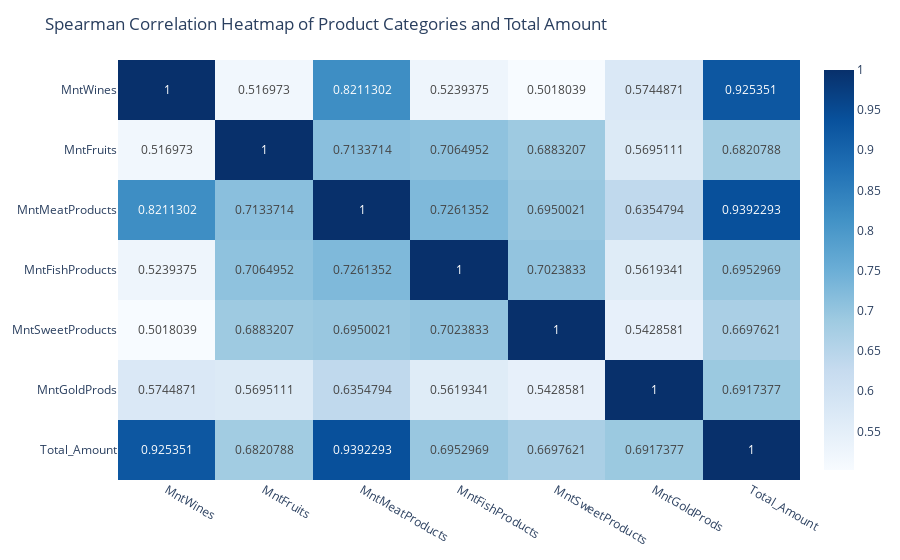

Notebook code for this chart:
### Markdown cell above
Melakukan Uji Korelasi pada seluruh Kategori yang ada di Supermarket dengan Total Amount yang dikeluarkan oleh Customer

### Code cell
# Membuat Uji Korelasi Spearman dari seluruh rata2 Amount of Product Category dan Total Amount
df_corr = df[['MntWines', 'MntFruits',
       'MntMeatProducts', 'MntFishProducts', 'MntSweetProducts',
       'MntGoldProds', 'Total_Amount']].corr('spearman').transpose()

import plotly.express as px

fig = px.imshow(df_corr, text_auto=True, aspect="auto", color_continuous_scale='Blues')
fig.update_layout(title='Spearman Correlation Heatmap of Product Categories and Total Amount')
fig.show()

### Figure 1 — Plotly figure (JSON) as saved in the notebook; plotly's stock layout.template omitted (floating-point values rounded to 4 significant figures)
{"data": [{"coloraxis": "coloraxis", "hovertemplate": "x: %{x}<br>y: %{y}<br>color: %{z}<extra></extra>", "name": "0", "texttemplate": "%{z}", "type": "heatmap", "x": ["MntWines", "MntFruits", "MntMeatProducts", "MntFishProducts", "MntSweetProducts", "MntGoldProds", "Total_Amount"], "xaxis": "x", "y": ["MntWines", "MntFruits", "MntMeatProducts", "MntFishProducts", "MntSweetProducts", "MntGoldProds", "Total_Amount"], "yaxis": "y", "z": [[1, 0.517, 0.8211, 0.5239, 0.5018, 0.5745, 0.9254], [0.517, 1, 0.7134, 0.7065, 0.6883, 0.5695, 0.6821], [0.8211, 0.7134, 1, 0.7261, 0.695, 0.6355, 0.9392], [0.5239, 0.7065, 0.7261, 1, 0.7024, 0.5619, 0.6953], [0.5018, 0.6883, 0.695, 0.7024, 1, 0.5429, 0.6698], [0.5745, 0.5695, 0.6355, 0.5619, 0.5429, 1, 0.6917], [0.9254, 0.6821, 0.9392, 0.6953, 0.6698, 0.6917, 1]]}], "layout": {"coloraxis": {"colorscale": [[0, "rgb(247,251,255)"], [0.125, "rgb(222,235,247)"], [0.25, "rgb(198,219,239)"], [0.375, "rgb(158,202,225)"], [0.5, "rgb(107,174,214)"], [0.625, "rgb(66,146,198)"], [0.75, "rgb(33,113,181)"], [0.875, "rgb(8,81,156)"], [1, "rgb(8,48,107)"]]}, "margin": {"t": 60}, "title": {"text": "Spearman Correlation Heatmap of Product Categories and Total Amount"}, "xaxis": {"anchor": "y", "domain": [0, 1]}, "yaxis": {"anchor": "x", "autorange": "reversed", "domain": [0, 1]}}}
